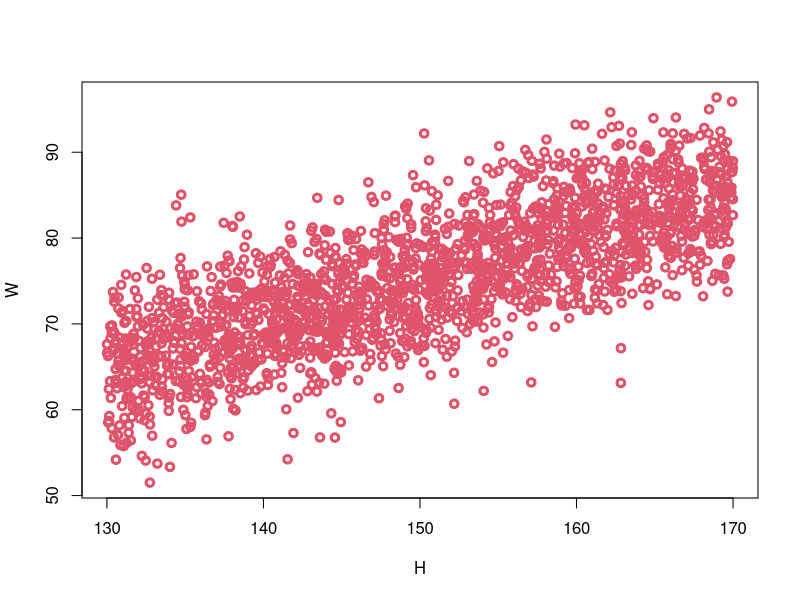

Generate this figure with R:
# function to simulate weights of individuals from height
# sd = standard deviation = U
# rnorm = a randowm normal; 
    # which we simulate one for each individual in the vector H/ the length of H; wiht a mean of 0 
    # and some standard deviation

sim_weight <- function(H,b, sd) {
    U <- rnorm (length(H), 0, sd)
    W <- b*H + U
    return(W)
}


H <- runif(2000, min=130, max=170)                               # 200 random individuals, with heights within 130 and 170
W <- sim_weight(H, b=0.5, sd=5)
plot(W~H, col=2, lwd=3)